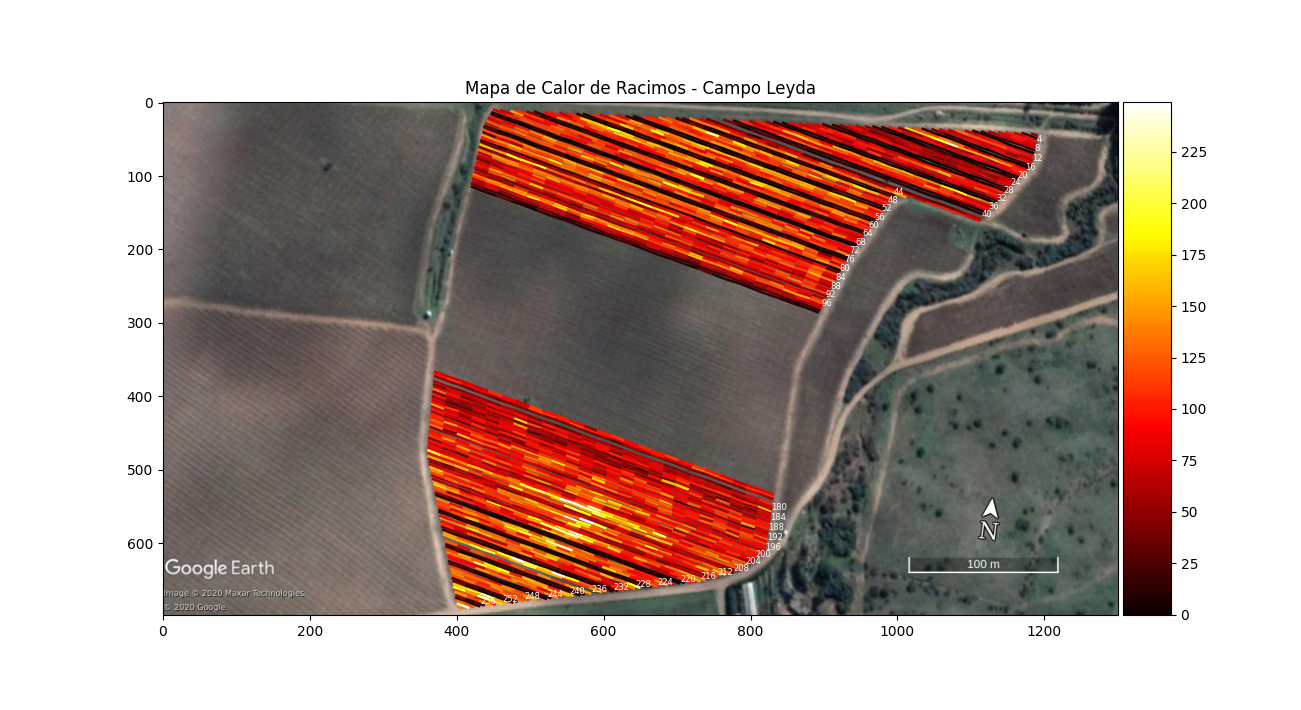
#> input picture samples/uvas/heat_map_generation/heatMaps/heatMapLeyda.png, 1301 x 710 px, given in place of location_pickles.png, which was not available
$ jupyter execute --allow-errors conpare_pickles_with_heatmaps.ipynb   (shell and % lines are left out)   (text cells are left out)
#> lines starting #> are read from the running program, lines starting #| are printed output that depends on the picture; pictures that were not available may be replaced by others from this repository, and a replacement may not be noted
[cell 1]
from google.colab import drive
drive.mount('/content/gdrive')

[cell 2]
%cd /content/gdrive/MyDrive/grapes_project/samples/uvas

[cell 3]
from google.colab.patches import cv2_imshow
import cv2
import pandas as pd
import os
import matplotlib
import numpy as np
import matplotlib.pyplot as plt
from matplotlib import cm
from matplotlib.colors import ListedColormap, BoundaryNorm
from heat_map_generation.count_heatMap import create_frame_intervals

[cell 4]
img = cv2.imread("stuff/heat_maps/location_pickles.png")
#> img is the input picture: shape (710, 1301, 3); mean B, G, R 149, 157.5, 178.2
cv2_imshow(img)

[cell 5]
img = cv2.imread("heat_map_generation/heatMaps/heatMapCurico.png")
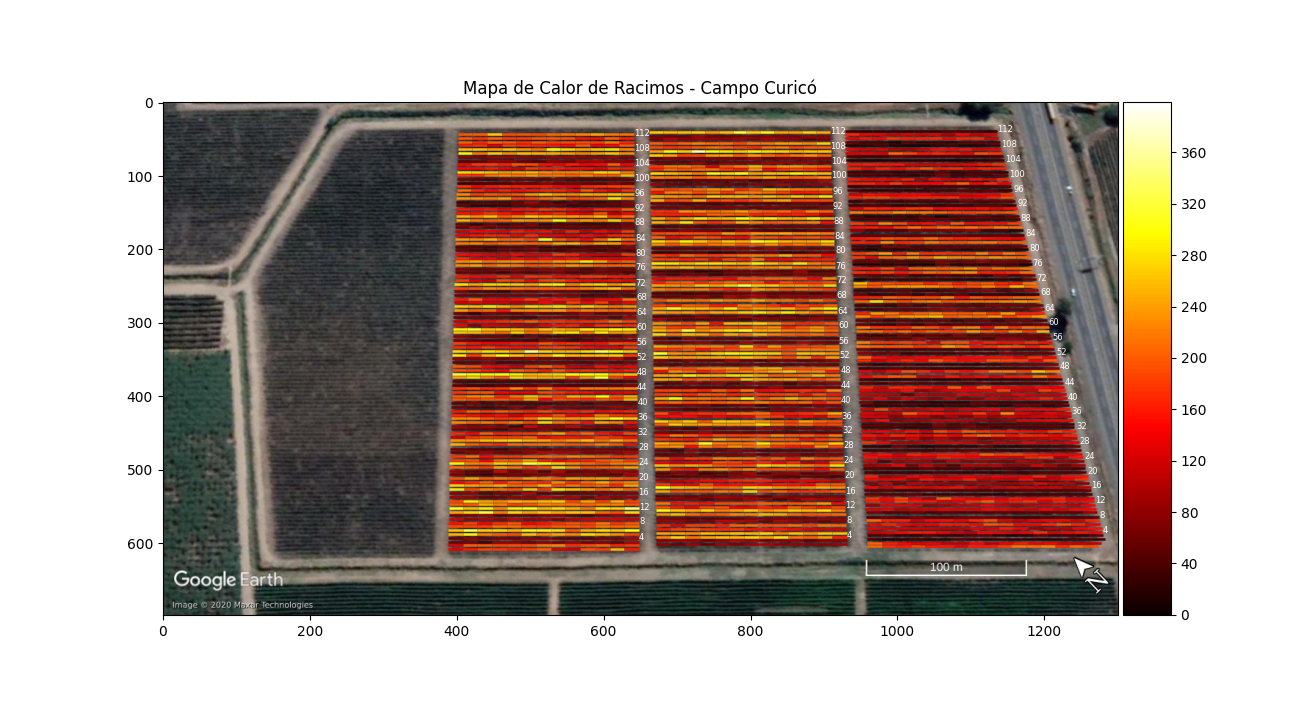
#> input picture samples/uvas/heat_map_generation/heatMaps/heatMapCurico.png, 1301 x 710 px
#> img is the input picture: shape (710, 1301, 3); mean B, G, R 139, 150.6, 177.3
cv2_imshow(img)

[cell 6]
def location_pickle_to_df(file_name):
    #get the hilera id
    n_hilera = file_name.split("_")[1]

    #Read the pickle as dict
    df = pd.read_pickle(os.path.join(PICKLE_DIR,file_name))

    #Transform to pickle to dataframe
    df = pd.DataFrame(df.items(), columns=['id_racimo', 'info_racimo'])
    df['hilera_id'] = n_hilera

    #Split the info racimo and concat in a new data frame
    tmp = pd.DataFrame(df['info_racimo'].tolist(), index=df.index, columns=['frame_count','x_center','distance'])
    df = pd.concat([df['hilera_id'],df['id_racimo'],tmp],axis=1)

    return df

[cell 7]
PICKLE_DIR = "/content/gdrive/MyDrive/grapes_project/samples/uvas/stuff/pickles/dcompleto_pgrapes/location_pickles/cuartel_2_2/"
file_name = "locations_2_2_36_1.pkl"
#> (the rest of this cell did not finish here and is left out)

[cell 8]
num_bins = 120
#> (the rest of this cell did not finish here and is left out)

[cell 9]
PICKLE_DIR = "/content/gdrive/MyDrive/grapes_project/samples/uvas/stuff/pickles/dcompleto_pgrapes/location_pickles/cuartel_2_2/"
file_name = "locations_2_2_36_1.pkl"
#> (the rest of this cell did not finish here and is left out)


file_name = "locations_2_2_36_2.pkl"
df_pm = location_pickle_to_df(file_name)

#> (a cell that did not finish here is left out)

[cell 11]
num_bins = 13
x = [i for i in range(num_bins)]

fig, ax = plt.subplots()

TOP_BOUNDARY_COUNT = 80
#color map and norm definition
cmap = plt.cm.get_cmap('hot', 256)

# the histogram of the data
#> (the rest of this cell did not finish here and is left out)

[cell 12]
x, y = (665,745)
w, h = (300,25)
img = cv2.imread("stuff/heat_maps/location_pickles.png")
img = cv2.resize(img, (1940,1080))
#> img: shape (1080, 1940, 3)
img = cv2.rectangle(img, (x,y), (x+w,y+h), (255, 0, 0) , 2)
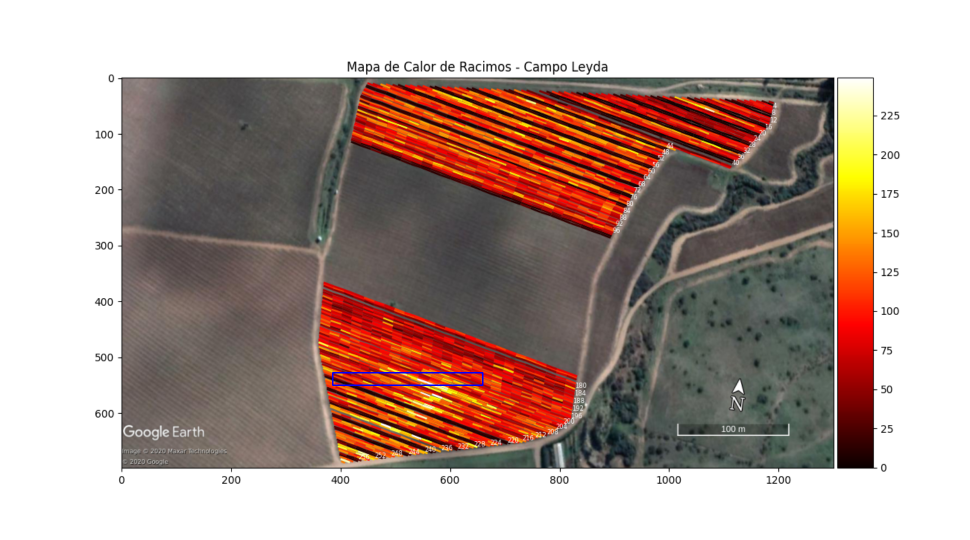
#> img: shape (1080, 1940, 3) (shown at 1/2 size); mean B, G, R 149.2, 157.4, 178

crop_img = img[y:y+h, x:x+w]
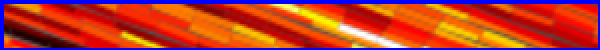
#> crop_img: shape (25, 300, 3) (shown 2 times larger); mean B, G, R 44.9, 59.1, 184.3
crop_img = cv2.resize(crop_img, (600,150))
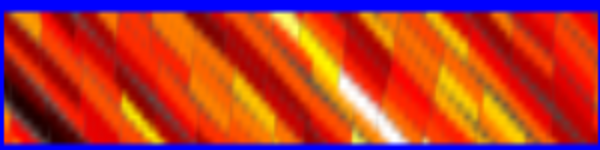
#> crop_img: shape (150, 600, 3); mean B, G, R 44.8, 59.1, 184.2
cv2_imshow(img)
cv2_imshow(crop_img)
